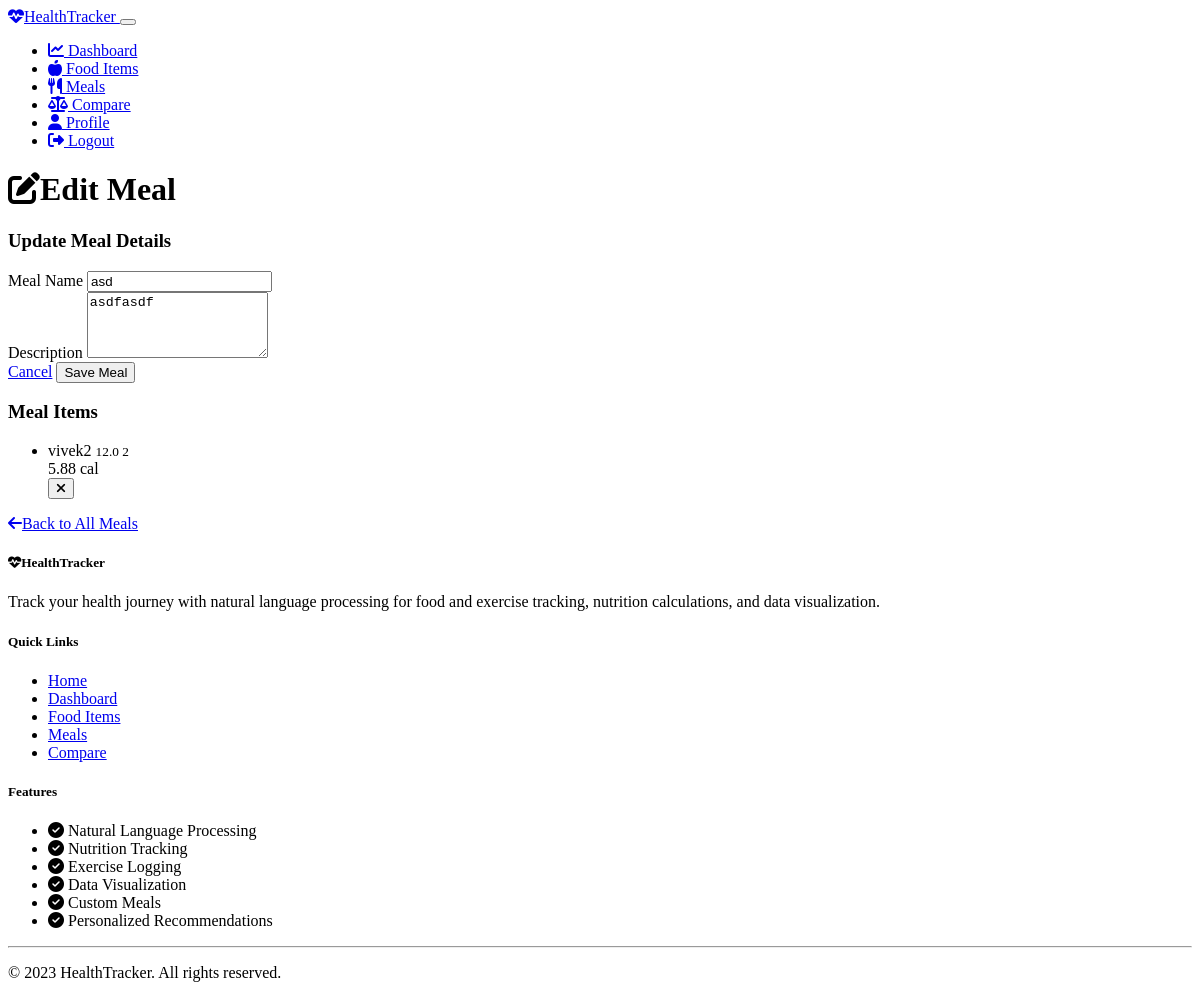
Page /edit_meal/1 (signed in) on the earlier database version.
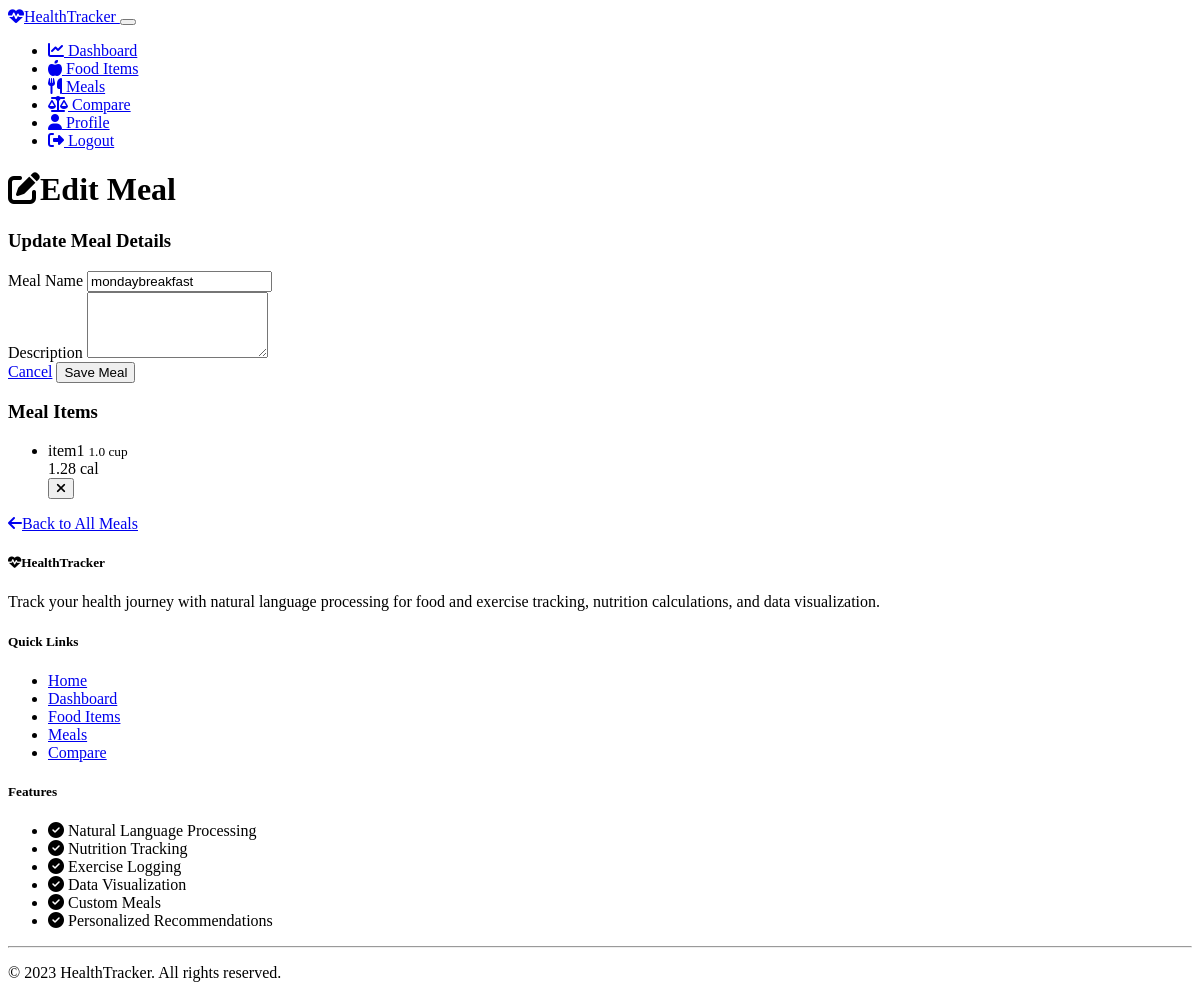
Same page on the later database version.
### models.py (models this page shows, shortened)
class Meal(db.Model):
    id = db.Column(db.Integer, primary_key=True)
    user_id = db.Column(db.Integer, db.ForeignKey('user.id'), nullable=False)
    name = db.Column(db.String(100), nullable=False)
    description = db.Column(db.String(500))
    created_at = db.Column(db.DateTime,default=lambda: datetime.now(pytz.timezone('Asia/Kolkata')).date())
    meal_items = db.relationship('MealItem', backref='meal', lazy=True, cascade="all, delete-orphan")

class MealItem(db.Model):
    id = db.Column(db.Integer, primary_key=True)
    meal_id = db.Column(db.Integer, db.ForeignKey('meal.id'), nullable=False)
    custom_item_id = db.Column(db.Integer, db.ForeignKey('custom_item.id'), nullable=False)
    quantity = db.Column(db.Float, nullable=False)
    @property
    def calories_total(self):
        return self.custom_item.calories * (self.quantity / self.custom_item.quantity)

class CustomItem(db.Model):
    id = db.Column(db.Integer, primary_key=True, autoincrement=True)
    user_id = db.Column(db.Integer, db.ForeignKey('user.id'), nullable=False)
    name = db.Column(db.String(200), nullable=False)
    description = db.Column(db.String(500), nullable=True)
    unit = db.Column(db.String(50), nullable=False)
    quantity = db.Column(db.Float, nullable=False)
    calories = db.Column(db.Float, nullable=False)
    protein = db.Column(db.Float, nullable=False)
    carbohydrates = db.Column(db.Float, nullable=False)
    fiber = db.Column(db.Float, nullable=False)
    sugar = db.Column(db.Float, nullable=False)
    sodium = db.Column(db.Float, nullable=False)
    created_at = db.Column(db.DateTime,default=lambda: datetime.now(pytz.timezone('Asia/Kolkata')).date())
    meal_items = db.relationship('MealItem', backref='custom_item', lazy=True)

### routes.py (the view)
@app.route('/edit_meal/<int:meal_id>', methods=['GET', 'POST'])
@login_required
def edit_meal(meal_id):
    meal = Meal.query.get_or_404(meal_id)
    if meal.user_id != current_user.id:
        flash('You are not authorized to edit this meal.', 'danger')
        return redirect(url_for('meals'))
    form = MealForm()
    if request.method == 'GET':
        form.name.data = meal.name
        form.description.data = meal.description
    if form.validate_on_submit():
        meal.name = form.name.data
        meal.description = form.description.data
        db.session.commit()
        flash(f'Meal "{meal.name}" updated successfully!', 'success')
        return redirect(url_for('meals'))
    return render_template('edit_meal.html', form=form, meal=meal)

### forms.py
class MealForm(FlaskForm):
    name = StringField('Meal Name', validators=[DataRequired()])
    description = TextAreaField('Description', validators=[Optional()])
    submit = SubmitField('Save Meal')

### app.py (called while the page is built)
@login_manager.user_loader
def load_user(user_id):
    from models import User
    return User.query.get(int(user_id))

### templates/edit_meal.html (shortened to what this page needs)
{% extends "base.html" %}
{% block content %}
<div class="row justify-content-center">
    <div class="col-lg-8">
        <h1 class="mb-4"><i class="fas fa-edit me-2"></i>Edit Meal</h1>
        <div class="card border-0 shadow-sm mb-4">
            <div class="card-header bg-transparent py-3">
                <h3 class="h5 mb-0">Update Meal Details</h3>
            </div>
            <div class="card-body p-4">
                <form method="POST" action="{{ url_for('edit_meal', meal_id=meal.id) }}">
                    <div class="mb-3">
                        {{ form.name.label(class="form-label") }}
                        {% if form.name.errors %}
                            {{ form.name(class="form-control is-invalid") }}
                            <div class="invalid-feedback">
                                {% for error in form.name.errors %}
                                    {{ error }}
                                {% endfor %}
                            </div>
                        {% else %}
                            {{ form.name(class="form-control") }}
                        {% endif %}
                    </div>
                    <div class="mb-4">
                        {{ form.description.label(class="form-label") }}
                        {% if form.description.errors %}
                            {{ form.description(class="form-control is-invalid", rows=4) }}
                            <div class="invalid-feedback">
                                {% for error in form.description.errors %}
                                    {{ error }}
                                {% endfor %}
                            </div>
                        {% else %}
                            {{ form.description(class="form-control", rows=4) }}
                        {% endif %}
                    </div>
                    <div class="d-flex justify-content-between">
                        <a href="{{ url_for('meals') }}" class="btn btn-secondary">Cancel</a>
                        {{ form.submit(class="btn btn-primary") }}
                    </div>
                </form>
            </div>
        </div>
        <div class="card border-0 shadow-sm">
            <div class="card-header bg-transparent py-3">
                <h3 class="h5 mb-0">Meal Items</h3>
            </div>
            <div class="card-body p-3">
                {% if meal.meal_items %}
                    <ul class="list-group list-group-flush">
                        {% for item in meal.meal_items %}
                            <li class="list-group-item bg-transparent d-flex justify-content-between align-items-center px-0">
                                <div>
                                    <span>{{ item.custom_item.name }}</span>
                                    <small class="text-muted d-block">{{ item.quantity }} {{ item.custom_item.unit }}</small>
                                </div>
                                <div class="d-flex align-items-center">
                                    <span class="me-3">{{ item.calories_total }} cal</span>
                                    <form action="{{ url_for('delete_meal_item', meal_item_id=item.id) }}" method="POST">
                                        <button type="submit" class="btn btn-sm btn-outline-danger">
                                            <i class="fas fa-times"></i>
                                        </button>
                                    </form>
                                </div>
                            </li>
                        {% endfor %}
                    </ul>
                {% else %}
                    <p class="text-muted text-center mb-0">No items added to this meal yet.</p>
                {% endif %}
            </div>
            <div class="card-footer bg-transparent py-3">
                <a href="{{ url_for('meals') }}" class="btn btn-primary w-100">
                    <i class="fas fa-arrow-left me-2"></i>Back to All Meals
                </a>
            </div>
        </div>
    </div>
</div>
{% endblock %}

Differences in the rows shown:
changed Meal: name "asd" → "mondaybreakfast"; description "asdfasdf" → (not shown)
changed MealItem: custom_item.name "vivek2" → "item1"; quantity "12.0" → "1.0"; custom_item.unit "2" → "cup"; calories_total "5.88" → "1.28"
